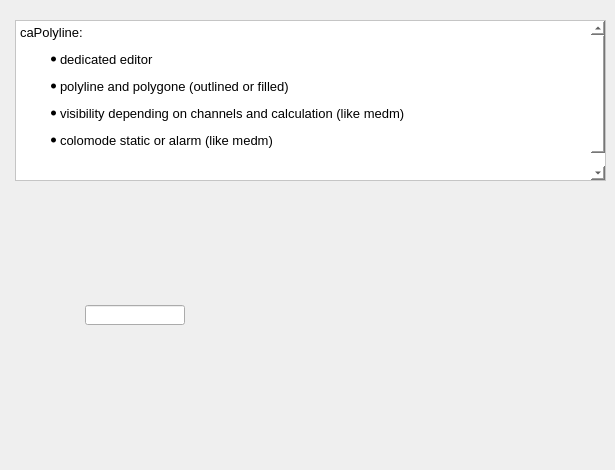
      <widget class="QWidget" name="tab_3">
       <attribute name="title">
        <string>caPolyline</string>
       </attribute>
       <widget class="caPolyLine" name="capolyline">
        <property name="geometry">
         <rect>
          <x>90</x>
          <y>329</y>
          <width>116</width>
          <height>121</height>
         </rect>
        </property>
        <property name="foreground">
         <color>
          <red>0</red>
          <green>0</green>
          <blue>255</blue>
         </color>
        </property>
        <property name="xyPairs" stdset="0">
         <string>33,90;33,90;88,49;96,92;68,107;2,107;23,24</string>
        </property>
        <property name="fillstyle" stdset="0">
         <enum>caPolyLine::Filled</enum>
        </property>
        <property name="polystyle" stdset="0">
         <enum>caPolyLine::Polygon</enum>
        </property>
        <property name="visibility">
         <enum>caPolyLine::Calc</enum>
        </property>
        <property name="visibilityCalc">
         <string notr="true">A&gt;1</string>
        </property>
        <property name="channel" stdset="0">
         <string notr="true">QTDM:COUNT:1</string>
        </property>
       </widget>
       <widget class="QTextEdit" name="textEdit_3">
        <property name="geometry">
         <rect>
          <x>15</x>
          <y>20</y>
          <width>591</width>
          <height>161</height>
         </rect>
        </property>
        <property name="styleSheet">
         <string notr="true">
QWidget {background: white;} </string>
        </property>
        <property name="html">
         <string>&lt;!DOCTYPE HTML PUBLIC &quot;-//W3C//DTD HTML 4.0//EN&quot; &quot;http://www.w3.org/TR/REC-html40/strict.dtd&quot;&gt;
&lt;html&gt;&lt;head&gt;&lt;meta name=&quot;qrichtext&quot; content=&quot;1&quot; /&gt;&lt;style type=&quot;text/css&quot;&gt;
p, li { white-space: pre-wrap; }
&lt;/style&gt;&lt;/head&gt;&lt;body style=&quot; font-family:'Sans Serif'; font-size:10pt; font-weight:400; font-style:normal;&quot;&gt;
&lt;p style=&quot; margin-top:0px; margin-bottom:0px; margin-left:0px; margin-right:0px; -qt-block-indent:0; text-indent:0px;&quot;&gt;caPolyline: &lt;/p&gt;
&lt;ul style=&quot;margin-top: 0px; margin-bottom: 0px; margin-left: 0px; margin-right: 0px; -qt-list-indent: 1;&quot;&gt;&lt;li style=&quot; margin-top:12px; margin-bottom:0px; margin-left:0px; margin-right:0px; -qt-block-indent:0; text-indent:0px;&quot;&gt;dedicated editor&lt;/li&gt;
&lt;li style=&quot; margin-top:12px; margin-bottom:0px; margin-left:0px; margin-right:0px; -qt-block-indent:0; text-indent:0px;&quot;&gt;polyline and polygone (outlined or filled)&lt;/li&gt;&lt;/ul&gt;
&lt;ul style=&quot;margin-top: 0px; margin-bottom: 0px; margin-left: 0px; margin-right: 0px; -qt-list-indent: 1;&quot;&gt;&lt;li style=&quot; margin-top:12px; margin-bottom:0px; margin-left:0px; margin-right:0px; -qt-block-indent:0; text-indent:0px;&quot;&gt;visibility depending on channels and calculation (like medm)&lt;/li&gt;
&lt;li style=&quot; margin-top:12px; margin-bottom:0px; margin-left:0px; margin-right:0px; -qt-block-indent:0; text-indent:0px;&quot;&gt;colomode static or alarm (like medm)&lt;/li&gt;&lt;/ul&gt;
&lt;p style=&quot;-qt-paragraph-type:empty; margin-top:0px; margin-bottom:0px; margin-left:0px; margin-right:0px; -qt-block-indent:0; text-indent:0px;&quot;&gt;&lt;br /&gt;&lt;/p&gt;
&lt;p style=&quot; margin-top:0px; margin-bottom:0px; margin-left:0px; margin-right:0px; -qt-block-indent:0; text-indent:0px;&quot;&gt;  &lt;/p&gt;
&lt;p style=&quot;-qt-paragraph-type:empty; margin-top:0px; margin-bottom:0px; margin-left:0px; margin-right:0px; -qt-block-indent:0; text-indent:0px;&quot;&gt;&lt;br /&gt;&lt;/p&gt;&lt;/body&gt;&lt;/html&gt;</string>
        </property>
       </widget>
       <widget class="caPolyLine" name="capolyline_2">
        <property name="geometry">
         <rect>
          <x>395</x>
          <y>245</y>
          <width>116</width>
          <height>121</height>
         </rect>
        </property>
        <property name="foreground">
         <color>
          <red>0</red>
          <green>0</green>
          <blue>255</blue>
         </color>
        </property>
        <property name="xyPairs" stdset="0">
         <string>33,90;33,90;88,49;96,92;68,107;2,107;23,24</string>
        </property>
        <property name="fillstyle" stdset="0">
         <enum>caPolyLine::Filled</enum>
        </property>
        <property name="polystyle" stdset="0">
         <enum>caPolyLine::Polyline</enum>
        </property>
       </widget>
       <widget class="caPolyLine" name="capolyline_3">
        <property name="geometry">
         <rect>
          <x>220</x>
          <y>245</y>
          <width>116</width>
          <height>121</height>
         </rect>
        </property>
        <property name="foreground">
         <color alpha="100">
          <red>0</red>
          <green>0</green>
          <blue>255</blue>
         </color>
        </property>
        <property name="xyPairs" stdset="0">
         <string>33,90;33,90;88,49;96,92;68,107;2,107;23,24</string>
        </property>
        <property name="fillstyle" stdset="0">
         <enum>caPolyLine::Filled</enum>
        </property>
        <property name="polystyle" stdset="0">
         <enum>caPolyLine::Polygon</enum>
        </property>
       </widget>
       <widget class="caLineEdit" name="calineedit_4">
        <property name="geometry">
         <rect>
          <x>85</x>
          <y>305</y>
          <width>100</width>
          <height>20</height>
         </rect>
        </property>
        <property name="channel" stdset="0">
         <string notr="true">QTDM:COUNT:1</string>
        </property>
        <property name="background">
         <color>
          <red>255</red>
          <green>255</green>
          <blue>255</blue>
         </color>
        </property>
        <property name="colorMode">
         <enum>caLineEdit::Static</enum>
        </property>
        <property name="precisionMode">
         <enum>caLineEdit::User</enum>
        </property>
        <property name="unitsEnabled">
         <bool>true</bool>
        </property>
       </widget>
       <widget class="caImage" name="caimage_4">
        <property name="geometry">
         <rect>
          <x>265</x>
          <y>315</y>
          <width>81</width>
          <height>81</height>
         </rect>
        </property>
        <property name="imageCalc">
         <string notr="true"/>
        </property>
        <property name="filename" stdset="0">
         <string notr="true">earth.gif</string>
        </property>
       </widget>
       <widget class="caImage" name="caimage_5">
        <property name="geometry">
         <rect>
          <x>165</x>
          <y>380</y>
          <width>81</width>
          <height>81</height>
         </rect>
        </property>
        <property name="imageCalc">
         <string notr="true"/>
        </property>
        <property name="filename" stdset="0">
         <string notr="true">earth.gif</string>
        </property>
       </widget>
       <zorder>textEdit_3</zorder>
       <zorder>capolyline_2</zorder>
       <zorder>calineedit_4</zorder>
       <zorder>caimage_4</zorder>
       <zorder>capolyline_3</zorder>
       <zorder>caimage_5</zorder>
       <zorder>capolyline</zorder>
      </widget>
